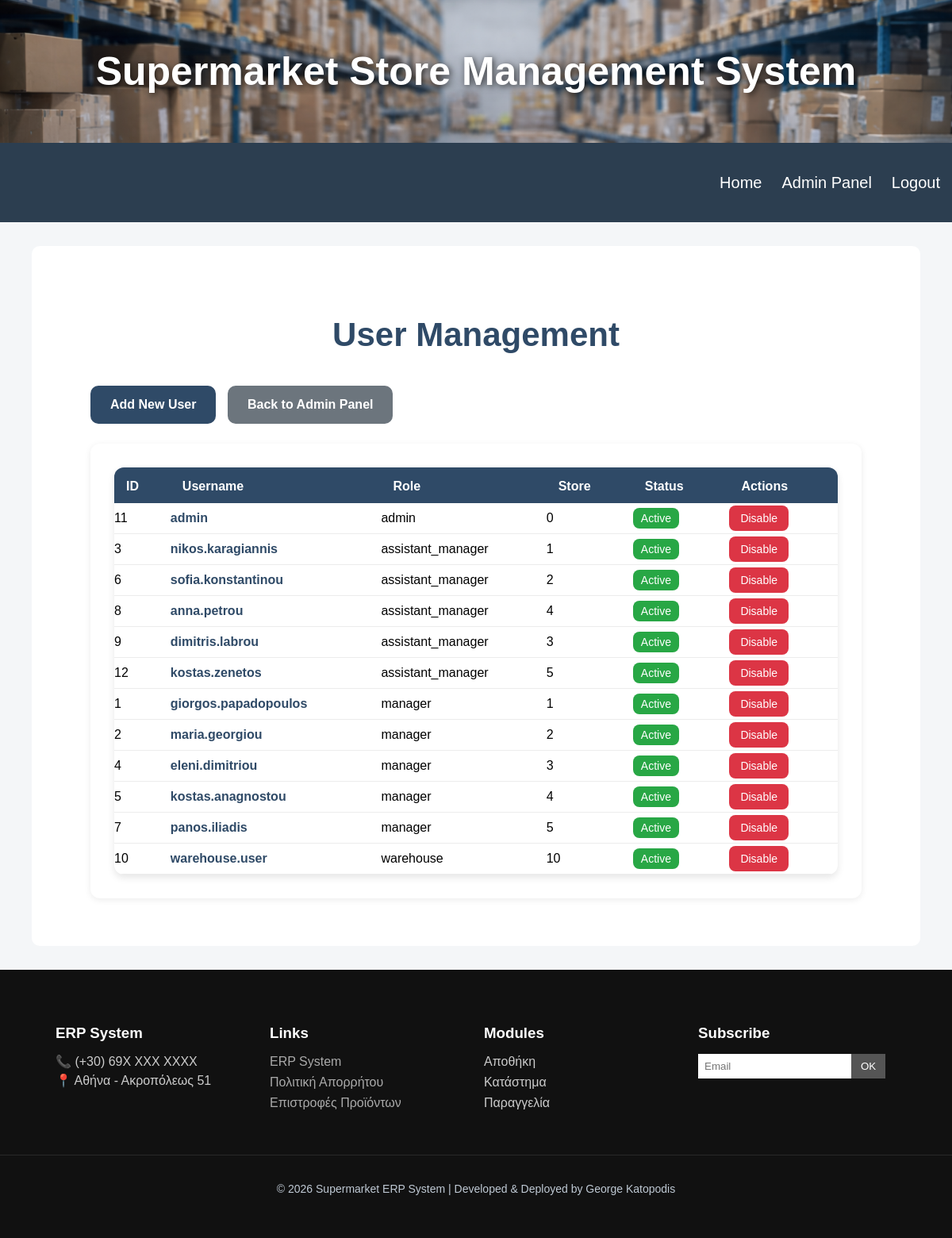
/admin/users (signed in), run on the app's committed database.
### tables this page shows
CREATE TABLE users (
    user_id INTEGER PRIMARY KEY AUTOINCREMENT,
    store_id INTEGER NOT NULL,
    username VARCHAR(50) NOT NULL,
    password VARCHAR(255) NOT NULL,
    role VARCHAR(20) NOT NULL, email VARCHAR(100), is_active INTEGER DEFAULT 1,
    FOREIGN KEY (store_id) REFERENCES stores(store_id)
);

### app.py (the view)
@app.route("/admin/users")
def manage_users():
    if "user" not in session:
        return redirect(url_for("login"))
    if session.get("role") != "admin":
        flash("Access denied", "error")
        return redirect(url_for("home"))
    connection = sqlite3.connect(DATABASE_PATH)
    connection.row_factory = sqlite3.Row
    cursor = connection.cursor()
    cursor.execute("""
        SELECT
            user_id,
            username,
            role,
            store_id,
            is_active
        FROM users
        ORDER BY role
    """)
    users = cursor.fetchall()
    connection.close()
    return render_template("manage_users.html", users=users)

### templates/manage_users.html
{% extends "base.html" %}
{% block content %}
<div class="admin-container">
    <h1 class="admin-title">User Management</h1>
    <a href="{{ url_for('add_user') }}" class="admin-btn">
        Add New User
    </a>
    <a href="{{ url_for('admin_panel') }}" class="admin-btn back-btn">
        Back to Admin Panel
    </a>
    <div class="table-container">
        <table class="users-table">
            <thead>
                <tr>
                    <th>ID</th>
                    <th>Username</th>
                    <th>Role</th>
                    <th>Store</th>
                    <th>Status</th>
                    <th class="actions-column">Actions</th>
                </tr>
            </thead>
            <tbody>
                {% for user in users %}
                <tr>
                    <td>{{ user.user_id }}</td>
                    <td>    <a href="{{ url_for('edit_user', user_id=user.user_id) }}"
                            class="user-link">{{ user.username }} </a>
                    </td>
                    <td>{{ user.role }}</td>
                    <td>{{ user.store_id }}</td>
                    <td>
                        {% if user.is_active == 1 %}
                            <span class="active-badge">Active</span>
                        {% else %}
                            <span class="inactive-badge">Inactive</span>
                        {% endif %}
                    </td>
                    <td class="actions-cell">
                        {% if user.is_active == 1 %}
                            <a href="{{ url_for('disable_user', user_id=user.user_id) }}"
                               class="disable-btn">
                               Disable
                            </a>
                        {% else %}
                            <a href="{{ url_for('enable_user', user_id=user.user_id) }}"
                               class="enable-btn">
                               Enable
                            </a>
                        {% endif %}
                    </td>
                </tr>
                {% endfor %}
            </tbody>
        </table>
    </div>
</div>
{% endblock %}

### static/style.css (style rules this page uses)
body { font-family: 'Gill Sans', 'Gill Sans MT', Calibri, 'Trebuchet MS', sans-serif; margin: 0; background-color: #f4f6f8; min-height: 100vh; display: flex; flex-direction: column; }

### static/admin.css (style rules this page uses)
.admin-container { width: 90%; margin: 40px auto; }
.admin-title { font-size: 42px; color: #2f4a67; margin-bottom: 40px; text-align: center; }
.admin-btn { background-color: #2f4a67; color: white; padding: 15px 25px; border-radius: 10px; text-decoration: none; transition: 0.3s; font-weight: bold; display: inline-block; margin-bottom: 25px; }
.users-table { width: 100%; border-collapse: collapse; background-color: white; border-radius: 12px; overflow: hidden; box-shadow: 0px 4px 10px rgba(0,0,0,0.1); }
.users-table th { background-color: #2f4a67; color: white; }
.users-table td { border-bottom: 1px solid #ddd; }
.users-table th, .users-table td { padding: 15px; text-align:left; vertical-align: middle; }
.active-badge { background-color: #28a745; color: white; padding: 5px 10px; border-radius: 8px; font-size: 14px; }
.disable-btn { background-color: #dc3545; color: white; padding: 8px 14px; border-radius: 8px; text-decoration: none; font-size: 14px; transition: 0.3s; }
.back-btn { background-color: #6c757d; margin-left: 10px; }
.table-container { overflow-x: auto; }
.user-link { color: #2f4a67; text-decoration: none; font-weight: bold; transition: 0.3s; }

### static/forms.css (style rules this page uses)
.table-container { background-color: white; padding: 30px; border-radius: 12px; box-shadow: 0 2px 8px rgba(0,0,0,0.08); min-width: 500px; }
.table-container table { width: 100%; border-collapse: collapse; }
.table-container th { text-align: left; padding-bottom: 12px; }
.table-container td { padding: 10px 0; border-bottom: 1px solid #ececec; }
.table-container tbody tr { transition: background-color 0.2s ease; }

### data on the page
users: user_id "11", username "admin", role "admin", store_id "0", is_active "Active"
users: user_id "3", username "nikos.karagiannis", role "assistant_manager", store_id "1", is_active "Active"
users: user_id "6", username "sofia.konstantinou", role "assistant_manager", store_id "2", is_active "Active"
users: user_id "8", username "anna.petrou", role "assistant_manager", store_id "4", is_active "Active"
users: user_id "9", username "dimitris.labrou", role "assistant_manager", store_id "3", is_active "Active"
users: user_id "12", username "kostas.zenetos", role "assistant_manager", store_id "5", is_active "Active"
users: user_id "1", username "giorgos.papadopoulos", role "manager", store_id "1", is_active "Active"
users: user_id "2", username "maria.georgiou", role "manager", store_id "2", is_active "Active"
users: user_id "4", username "eleni.dimitriou", role "manager", store_id "3", is_active "Active"
users: user_id "5", username "kostas.anagnostou", role "manager", store_id "4", is_active "Active"
users: user_id "7", username "panos.iliadis", role "manager", store_id "5", is_active "Active"
users: user_id "10", username "warehouse.user", role "warehouse", store_id "10", is_active "Active"
